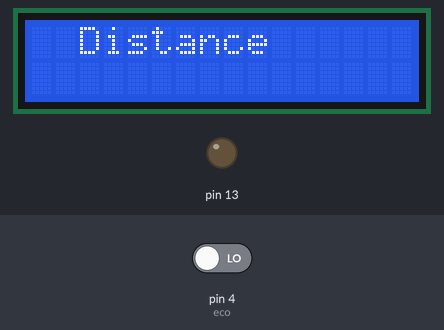
A sketch run on a simulated Arduino Uno, built with avr-gcc and run on an emulated ATmega328P. On the bench: 16×2 character LCD, output pins drawn as LEDs (lit = HIGH). Inputs (shaded band) come from the test bench; at power-on: pin 4 (eco) LOW. Pins used as bus, display or sensor lines are not drawn.

Above: at 0.1 s.
At 1.1 s:
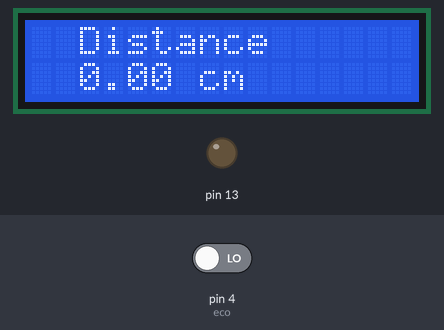

The sketch:

Distance_Meter.ino
```cpp
#include <Wire.h>
#include <LiquidCrystal_I2C.h>
LiquidCrystal_I2C lcd(0x27, 16, 2);
int trig = 3, eco = 4, i;
char s1[8];
char s2[8];
double distance, distance1;
long long duration;
void setup() {

  pinMode(trig, OUTPUT);
  pinMode(eco, INPUT);
  pinMode(13, OUTPUT);
  digitalWrite(13, 0);
  lcd.init();
  lcd.backlight();
  lcd.clear();
  lcd.setCursor(2, 0);
  lcd.print("Distance");
}

void loop()
{
  digitalWrite(trig, 0);
  delayMicroseconds(2);
  digitalWrite(trig, 1);
  delayMicroseconds(10);
  duration = pulseIn(eco, 1);
  distance = ((duration * 0.0332) / 2.0);
  lcd.setCursor(0, 1);
  dtostrf(distance, 6, 2, s1);
  sprintf(s2, "%-7scm", s1);
  lcd.print(s2);
  delay(500);


}
```
